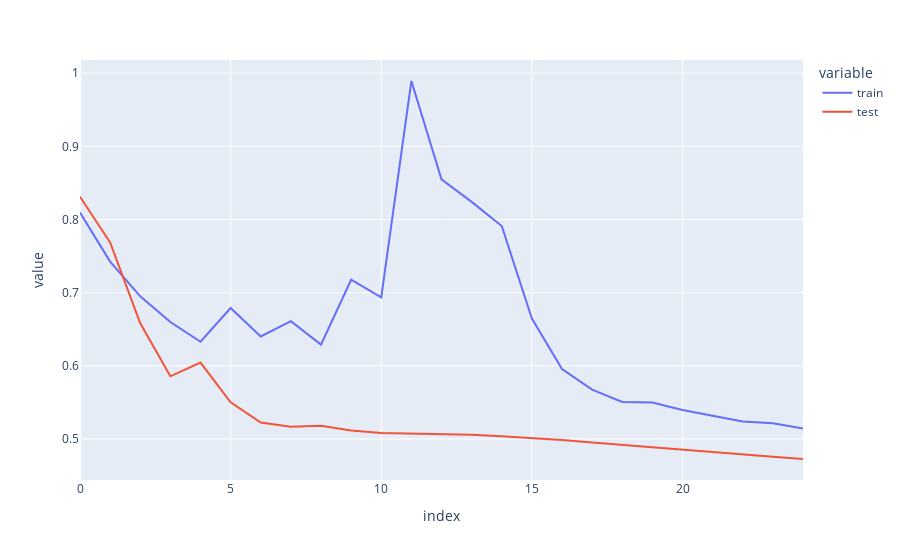

Write notebook code for a chart like this one.
### Code cell
import plotly_express as px
import pandas as pd
df = pd.DataFrame({'train': model.train_loss_log, 'test': model.test_loss_log})
px.line(df)

### Figure 1 — Plotly figure (JSON) as saved in the notebook; plotly's stock layout.template omitted (floating-point values rounded to 4 significant figures)
{"data": [{"hovertemplate": "variable=train<br>index=%{x}<br>value=%{y}<extra></extra>", "legendgroup": "train", "line": {"color": "#636efa", "dash": "solid"}, "marker": {"symbol": "circle"}, "mode": "lines", "name": "train", "orientation": "v", "showlegend": true, "type": "scatter", "x": [0, 1, 2, 3, 4, 5, 6, 7, 8, 9, 10, 11, 12, 13, 14, 15, 16, 17, 18, 19, 20, 21, 22, 23, 24], "xaxis": "x", "y": [0.8095, 0.7426, 0.695, 0.6599, 0.6329, 0.679, 0.6401, 0.661, 0.629, 0.7177, 0.6935, 0.9894, 0.855, 0.8241, 0.7912, 0.6646, 0.5956, 0.5674, 0.5505, 0.5498, 0.5397, 0.5322, 0.5238, 0.5213, 0.5144], "yaxis": "y"}, {"hovertemplate": "variable=test<br>index=%{x}<br>value=%{y}<extra></extra>", "legendgroup": "test", "line": {"color": "#EF553B", "dash": "solid"}, "marker": {"symbol": "circle"}, "mode": "lines", "name": "test", "orientation": "v", "showlegend": true, "type": "scatter", "x": [0, 1, 2, 3, 4, 5, 6, 7, 8, 9, 10, 11, 12, 13, 14, 15, 16, 17, 18, 19, 20, 21, 22, 23, 24], "xaxis": "x", "y": [0.8313, 0.7686, 0.6582, 0.5856, 0.6044, 0.5501, 0.5224, 0.5167, 0.5181, 0.5116, 0.5082, 0.5074, 0.5069, 0.5057, 0.5038, 0.5015, 0.4985, 0.4952, 0.4918, 0.4885, 0.4852, 0.4819, 0.4787, 0.4756, 0.4726], "yaxis": "y"}], "layout": {"legend": {"title": {"text": "variable"}, "tracegroupgap": 0}, "margin": {"t": 60}, "xaxis": {"anchor": "y", "domain": [0, 1], "title": {"text": "index"}}, "yaxis": {"anchor": "x", "domain": [0, 1], "title": {"text": "value"}}}}
